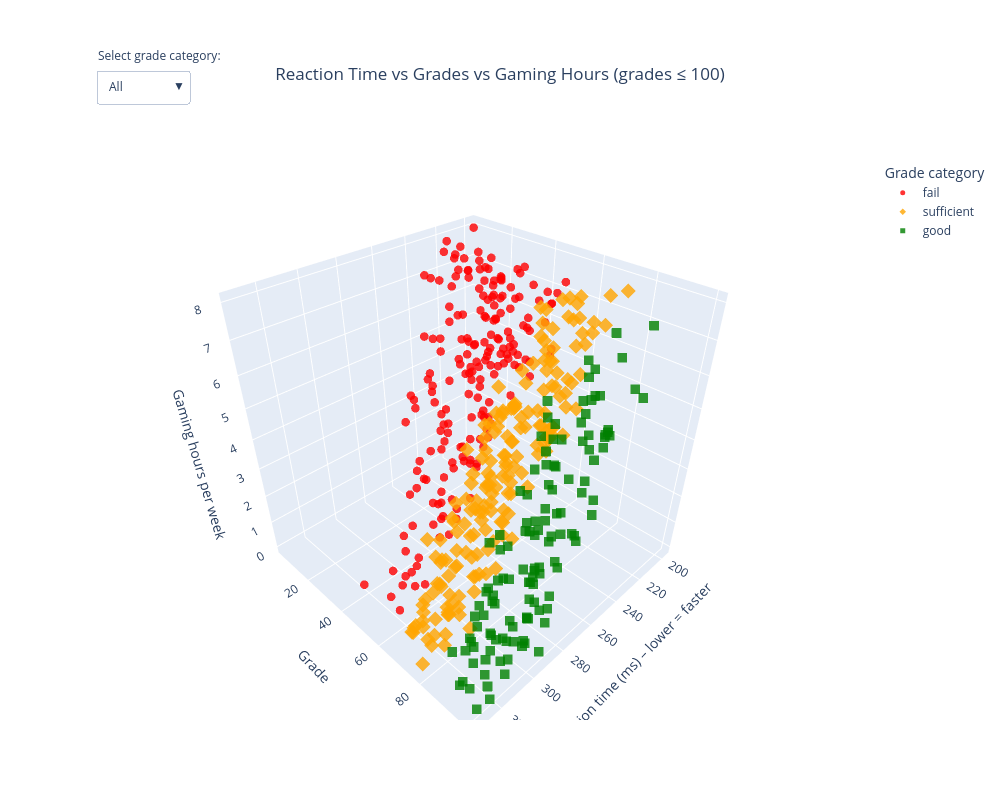

Notebook source saved alongside this figure:
### Code cell
import plotly.graph_objects as go

# 1. Create grade_category from grades
df["grade_category"] = pd.cut(
    df["grades"],
    bins=[0, 60, 80, float("inf")],
    labels=["fail", "sufficient", "good"],
    right=False
)

# 2. Create study_hours_category from study_hours
df["study_hours_category"] = pd.cut(
    df["study_hours"],
    bins=[0, 3, 6, float("inf")],
    labels=["low", "average", "high"],
    right=False
)

# 3. Filter out unrealistic grades > 100
df_filtered = df[df["grades"] <= 100].copy()

# 4. Take a smaller sample if there are many rows
if len(df_filtered) > 500:
    df_small = df_filtered.sample(n=500, random_state=0)
else:
    df_small = df_filtered.copy()

# Category settings for grade category
categories = ["fail", "sufficient", "good"]
colors = {
    "fail": "red",
    "sufficient": "orange",
    "good": "green",
}
symbols = {
    "fail": "circle",
    "sufficient": "diamond",
    "good": "square",
}

# 5. Build 3D scatter plot with one trace per grade_category
fig = go.Figure()

for cat in categories:
    subset = df_small[df_small["grade_category"] == cat]

    fig.add_trace(go.Scatter3d(
        x=subset["reaction_time_ms"],
        y=subset["grades"],
        z=subset["gaming_hours"],
        mode="markers",
        name=cat,
        marker=dict(
            size=5,
            opacity=0.8,
            color=colors[cat],
            symbol=symbols[cat]
        ),
        customdata=subset[["study_hours", "study_hours_category", "grades"]].values,
        hovertemplate=(
            "Grade category: " + cat + "<br>"
            "Reaction time (ms): %{x}<br>"
            "Grade: %{y}<br>"
            "Gaming hours/week: %{z}<br>"
            "Study hours/week: %{customdata[0]}<br>"
            "Study hours category: %{customdata[1]}<extra></extra>"
        )
    ))

# Dropdown buttons for grade category
buttons = [
    dict(
        label="All",
        method="update",
        args=[{"visible": [True, True, True]}]
    )
]

for i, cat in enumerate(categories):
    visible = [False] * len(categories)
    visible[i] = True
    buttons.append(
        dict(
            label=cat.capitalize(),
            method="update",
            args=[{"visible": visible}]
        )
    )

# Layout
fig.update_layout(
    title=dict(
        text="Reaction Time vs Grades vs Gaming Hours (grades ≤ 100)",
        x=0.5,
        xanchor="center"
    ),
    width=1000,
    height=800,
    margin=dict(t=160),
    scene=dict(
        xaxis_title="Reaction time (ms) – lower = faster",
        yaxis_title="Grade",
        zaxis_title="Gaming hours per week",
    ),
    legend_title_text="Grade category",
    updatemenus=[
        dict(
            buttons=buttons,
            direction="down",
            showactive=True,
            x=0.02,
            y=1.16,
            xanchor="left",
            yanchor="top"
        )
    ],
    annotations=[
        dict(
            text="Select grade category:",
            x=0.02,
            y=1.205,
            xref="paper",
            yref="paper",
            showarrow=False
        )
    ]
)

fig.show()

### Figure 1 — Plotly figure (JSON) as saved in the notebook; plotly's stock layout.template omitted (floating-point values rounded to 4 significant figures; data arrays with more than 128 entries replaced by an {"elided": "..."} marker saying what was removed)
{"data": [{"customdata": {"elided": "195x3 mixed values"}, "hovertemplate": "Grade category: fail<br>Reaction time (ms): %{x}<br>Grade: %{y}<br>Gaming hours/week: %{z}<br>Study hours/week: %{customdata[0]}<br>Study hours category: %{customdata[1]}<extra></extra>", "marker": {"color": "red", "opacity": 0.8, "size": 5, "symbol": "circle"}, "mode": "markers", "name": "fail", "type": "scatter3d", "x": {"elided": "195 float values"}, "y": {"elided": "195 float values"}, "z": {"elided": "195 float values"}}, {"customdata": {"elided": "179x3 mixed values"}, "hovertemplate": "Grade category: sufficient<br>Reaction time (ms): %{x}<br>Grade: %{y}<br>Gaming hours/week: %{z}<br>Study hours/week: %{customdata[0]}<br>Study hours category: %{customdata[1]}<extra></extra>", "marker": {"color": "orange", "opacity": 0.8, "size": 5, "symbol": "diamond"}, "mode": "markers", "name": "sufficient", "type": "scatter3d", "x": {"elided": "179 float values"}, "y": {"elided": "179 float values"}, "z": {"elided": "179 float values"}}, {"customdata": {"elided": "126x3 mixed values"}, "hovertemplate": "Grade category: good<br>Reaction time (ms): %{x}<br>Grade: %{y}<br>Gaming hours/week: %{z}<br>Study hours/week: %{customdata[0]}<br>Study hours category: %{customdata[1]}<extra></extra>", "marker": {"color": "green", "opacity": 0.8, "size": 5, "symbol": "square"}, "mode": "markers", "name": "good", "type": "scatter3d", "x": [255.5, 269.7, 248.8, 258.2, 304.4, 257.1, 262.1, 258.6, 275.4, 297.7, 263.1, 325.0, 271.8, 293.4, 290.9, 252.5, 314.3, 296.1, 280.6, 263.5, 324.1, 285.4, 256.9, 287.5, 293.8, 278.0, 291.0, 293.1, 221.1, 268.2, 266.6, 248.5, 299.8, 289.9, 310.6, 292.2, 302.1, 309.5, 322.7, 303.3, 318.2, 242.1, 285.0, 266.6, 293.7, 277.0, 314.0, 302.2, 317.1, 251.0, 278.6, 303.6, 257.7, 302.0, 329.5, 304.9, 282.1, 309.2, 244.8, 297.6, 321.8, 273.2, 280.8, 244.1, 261.5, 226.8, 324.9, 245.3, 309.2, 258.6, 253.6, 309.9, 274.4, 271.9, 310.7, 286.7, 289.8, 289.9, 296.3, 305.8, 238.0, 284.3, 331.3, 239.8, 266.6, 300.8, 241.1, 286.7, 268.8, 282.1, 285.4, 244.1, 300.0, 243.8, 267.7, 242.1, 305.9, 299.8, 290.4, 288.4, 304.2, 276.0, 263.8, 312.2, 284.8, 318.4, 297.6, 288.2, 262.2, 257.0, 247.3, 263.3, 302.7, 284.1, 312.7, 274.2, 301.7, 303.4, 231.6, 270.1, 318.6, 233.3, 268.9, 330.2, 279.6, 294.4], "y": [91.9, 97.21, 94.53, 90.97, 84.61, 86.94, 80.76, 81.9, 91.21, 97.49, 80.03, 93.44, 90.6, 94.92, 94.12, 89.98, 87.32, 80.61, 91.27, 99.33, 100.0, 85.15, 89.02, 99.31, 96.94, 87.19, 91.22, 95.3, 83.74, 81.57, 86.21, 93.6, 83.31, 95.45, 91.7, 100.0, 88.46, 100.0, 100.0, 84.67, 97.05, 87.45, 92.31, 82.77, 83.7, 96.0, 100.0, 100.0, 100.0, 94.77, 83.73, 89.52, 93.23, 100.0, 92.56, 89.36, 86.28, 82.63, 84.12, 92.23, 97.34, 82.84, 89.73, 86.58, 82.19, 94.69, 94.78, 86.08, 97.96, 99.6, 93.36, 84.6, 88.37, 90.19, 86.31, 92.02, 100.0, 84.11, 87.61, 83.59, 99.5, 87.25, 95.12, 83.54, 84.51, 85.98, 81.18, 92.52, 97.68, 96.61, 99.26, 92.41, 84.56, 83.96, 83.08, 82.1, 96.02, 99.15, 81.21, 100.0, 87.89, 99.32, 85.22, 90.98, 100.0, 80.88, 87.65, 84.12, 87.79, 80.1, 93.19, 99.38, 99.28, 91.47, 84.43, 82.96, 92.4, 100.0, 94.08, 86.62, 86.95, 86.04, 97.6, 100.0, 91.09, 100.0], "z": [4.14, 3.17, 5.52, 6.16, 1.11, 4.03, 4.37, 4.28, 2.85, 1.58, 6.24, 0.03, 5.83, 2.46, 1.69, 5.36, 0.59, 1.45, 2.19, 4.18, 0.63, 4.54, 5.81, 1.52, 2.99, 2.95, 2.56, 2.47, 6.54, 5.45, 3.98, 5.02, 3.36, 1.62, 0.58, 0.16, 0.31, 1.48, 0.03, 1.92, 1.97, 6.11, 3.67, 5.0, 2.9, 3.43, 0.51, 1.04, 1.18, 5.45, 4.12, 2.64, 5.23, 1.94, 0.38, 1.87, 3.48, 0.17, 6.57, 0.86, 0.73, 4.67, 2.06, 6.12, 5.18, 7.84, 1.14, 6.02, 0.64, 5.91, 4.79, 1.33, 3.76, 2.84, 1.1, 4.01, 1.17, 2.89, 0.0, 1.46, 6.37, 3.35, 0.83, 6.65, 2.87, 1.77, 5.7, 2.18, 4.51, 4.31, 3.07, 5.37, 0.17, 4.67, 6.02, 6.9, 1.77, 1.75, 3.13, 2.06, 1.84, 3.59, 4.56, 0.25, 2.88, 0.13, 2.33, 1.66, 3.14, 5.42, 5.35, 3.71, 0.9, 1.75, 0.64, 2.69, 0.52, 1.2, 6.25, 4.28, 0.65, 7.54, 2.97, 0.11, 1.9, 1.86]}], "layout": {"annotations": [{"showarrow": false, "text": "Select grade category:", "x": 0.02, "xref": "paper", "y": 1.205, "yref": "paper"}], "height": 800, "legend": {"title": {"text": "Grade category"}}, "margin": {"t": 160}, "scene": {"xaxis": {"title": {"text": "Reaction time (ms) – lower = faster"}}, "yaxis": {"title": {"text": "Grade"}}, "zaxis": {"title": {"text": "Gaming hours per week"}}}, "title": {"text": "Reaction Time vs Grades vs Gaming Hours (grades ≤ 100)", "x": 0.5, "xanchor": "center"}, "updatemenus": [{"buttons": [{"args": [{"visible": [true, true, true]}], "label": "All", "method": "update"}, {"args": [{"visible": [true, false, false]}], "label": "Fail", "method": "update"}, {"args": [{"visible": [false, true, false]}], "label": "Sufficient", "method": "update"}, {"args": [{"visible": [false, false, true]}], "label": "Good", "method": "update"}], "direction": "down", "showactive": true, "x": 0.02, "xanchor": "left", "y": 1.16, "yanchor": "top"}], "width": 1000}}
